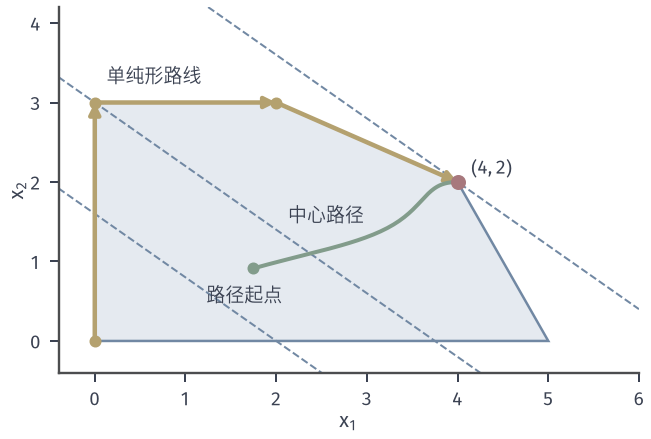

This chart was generated by the following Python code:
from pathlib import Path
import sys
ROOT = next(p for p in Path(__file__).resolve().parents if (p/"build.sh").is_file() and (p/"tex/book.tex").is_file())
sys.path.insert(0, str(ROOT/"figures/05-optimization/01-linear-programming/matplotlib/lpipm-common"))
from ipm_plot import *
OUT = Path(__file__).resolve().parent

# Factory LP: simplex vertex route (Dantzig rule) against the central path.
mus = np.logspace(2.5, -3.5, 240)
curve = central_curve(A_FAC, B_FAC, C_FAC, np.ones(5), np.zeros(3), np.ones(5), mus)
P = np.array([c[0][:2] for c in curve])
fig, ax = figure(width_mm=92, height_mm=62)
xlim, ylim = (-.4, 6), (-.4, 4.2)
A, b = with_sign(RES_A, RES_B); V = polygon(A, b); draw_region(ax, V)
contours(ax, PROFIT, [8, 15, 26], xlim, ylim)
route = [(0, 0), (0, 3), (2, 3), (4, 2)]
for a, c in zip(route[:-1], route[1:]):
    ax.annotate('', xy=c, xytext=a, arrowprops=dict(arrowstyle='-|>', color=YELLOW, lw=1.8, shrinkA=0, shrinkB=0, mutation_scale=9), zorder=4)
ax.plot(*np.array(route[:-1]).T, 'o', color=YELLOW, ms=3.8, zorder=5)
ax.plot(P[:, 0], P[:, 1], color=GREEN, lw=1.6, zorder=6)
ax.plot(*P[0], 'o', color=GREEN, ms=3.8, zorder=7)
opt_point(ax, (4, 2))
ax.text(.13, 3.25, '单纯形路线', fontsize=7.5, color=INK)
ax.text(P[0, 0] - .1, P[0, 1] - .42, '路径起点', fontsize=7.5, color=INK, ha='center')
ax.text(2.55, 1.5, '中心路径', fontsize=7.5, color=INK, ha='center')
ax.text(4.15, 2.1, '$(4,2)$', fontsize=7.5)
setup(ax, xlim, ylim, range(0, 7), range(0, 5))
save(fig, OUT, 'figure', {'problem': 'factory LP of the simplex chapter', 'mu_range': [float(mus[0]), float(mus[-1])], 'start_of_path': P[0].tolist()})
